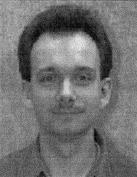
#> input picture src/02.jpg, 137 x 177 px
$ python canny_slow.py   (older library calls are emulated)
#> lines starting #> are read from the running program, lines starting #| are printed output that depends on the picture
# Canny Edge Detection algorithm implemented in python. Its almost complete. Only Edge-linking left.

import scipy.ndimage as ndi
import scipy
import numpy
import Image
import math
from math import pi

sigma = 2.2

f = '../src/02.jpg'
img = Image.open(f).convert('L')                                          #grayscale
#> img is the input picture: PIL image 137x177 L; min 0, max 235, mean 112.7
imgdata = numpy.array(img, dtype = float)
G = ndi.filters.gaussian_filter(imgdata, sigma)                           #gaussian low pass filter
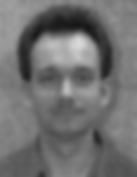
#> G: shape (177, 137) float64; min 22.91, max 216.5, mean 112.7

sobelout = Image.new('L', img.size)                                       #empty image
#> sobelout: PIL image 137x177 L; every value is 0
gradx = numpy.array(sobelout, dtype = float)
#> gradx: shape (177, 137) float64; every value is 0
grady = numpy.array(sobelout, dtype = float)

sobel_x = [[-1,0,1],
           [-2,0,2],
           [-1,0,1]]

sobel_y = [[-1,-2,-1],
           [0,0,0],
           [1,2,1]]

width = img.size[1]
#> width = 177
height = img.size[0]
#> height = 137

#calculate |G| and dir(G)

for x in range(1, width-1):
    for y in range(1, height-1):
        px = (sobel_x[0][0] * G[x-1][y-1]) + (sobel_x[0][1] * G[x][y-1]) + \
             (sobel_x[0][2] * G[x+1][y-1]) + (sobel_x[1][0] * G[x-1][y]) + \
             (sobel_x[1][1] * G[x][y]) + (sobel_x[1][2] * G[x+1][y]) + \
             (sobel_x[2][0] * G[x-1][y+1]) + (sobel_x[2][1] * G[x][y+1]) + \
             (sobel_x[2][2] * G[x+1][y+1])

        py = (sobel_y[0][0] * G[x-1][y-1]) + (sobel_y[0][1] * G[x][y-1]) + \
             (sobel_y[0][2] * G[x+1][y-1]) + (sobel_y[1][0] * G[x-1][y]) + \
             (sobel_y[1][1] * G[x][y]) + (sobel_y[1][2] * G[x+1][y]) + \
             (sobel_y[2][0] * G[x-1][y+1]) + (sobel_y[2][1] * G[x][y+1]) + \
             (sobel_y[2][2] * G[x+1][y+1])
        gradx[x][y] = px
        grady[x][y] = py
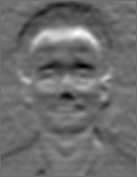
#> gradx: shape (177, 137) float64; min -122.1, max 159.1, mean -1.6; drawn with min black and max white
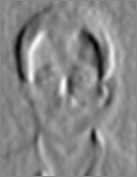
#> grady: shape (177, 137) float64; min -136.8, max 119.6, mean -0.4; drawn with min black and max white

#> (the run stopped early here; a loop or call above may not have finished)

$ run again, with src/eu4.jpg copied over src/02.jpg
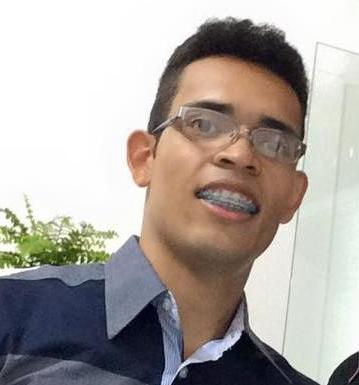
#> input picture src/eu4.jpg, 359 x 385 px
#> sobelout: PIL image 359x385 L; every value is 0
#> after the loop `for x in range(1, width-1):`:
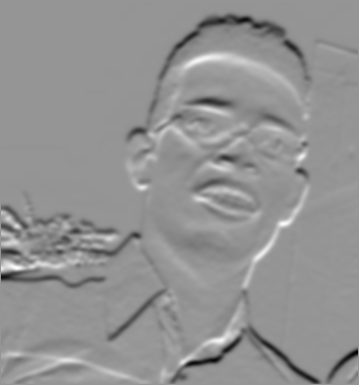
#> gradx: shape (385, 359) float64; min -260.2, max 184.7, mean -4; drawn with min black and max white
#> after the loop `for x in range(1, width-1):`:
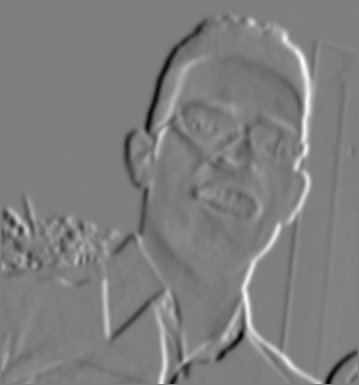
#> grady: shape (385, 359) float64; min -245.4, max 248.3, mean 0.7; drawn with min black and max white
